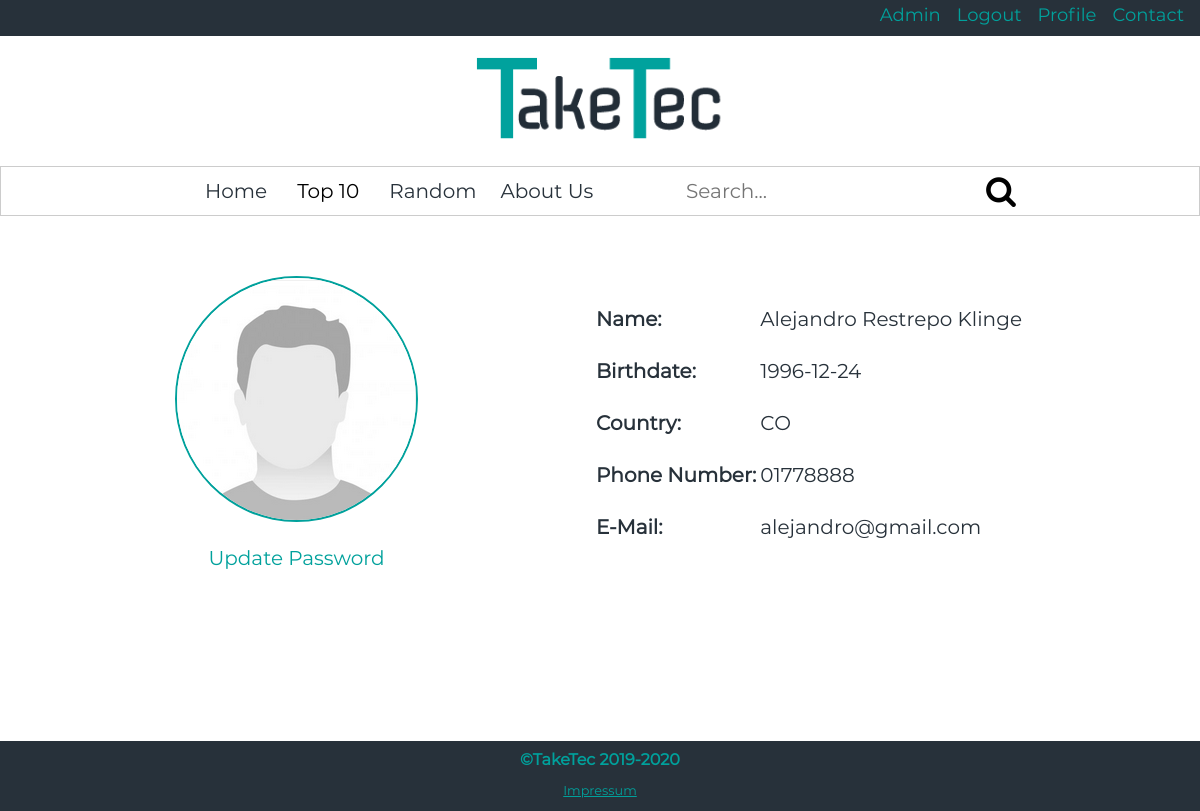
The app's page /index.php?page=profile (signed in) with its own data.
### tables this page shows
CREATE TABLE `user` (
  `userId` int(11) NOT NULL,
  `firstName` varchar(45) NOT NULL,
  `surname` varchar(45) NOT NULL,
  `password` varchar(255) NOT NULL,
  `gender` varchar(1) NOT NULL,
  `DOB` date NOT NULL,
  `country` varchar(2) NOT NULL,
  `phone` varchar(45) NOT NULL,
  `eMail` varchar(256) NOT NULL,
  `permission` tinyint(4) DEFAULT NULL
);

### init/20_functions.php (called while the page is built, shortened)
<?php
        function fetchUsers( $database )
    	{
            $request = $database->prepare(" SELECT userId, concat(firstName, ' ', surname) as userName, DOB, country, phone, eMail
                                            FROM user ");
    		return $request->execute() ? $request->fetchAll() : false;
        }

### views/pages/profile.php (the view, shortened to what this page needs)
<?php
$userData = fetchUsers( $database );
foreach($userData as $row)
{
    if($row['userId'] === $_SESSION['currentUser'])
    {
        $name = $row['userName'];
        $birthdate = $row['DOB'];
        $country = $row['country'];
        $phone = $row['phone'];
        $eMail = $row['eMail'];
    }
}
?>
<div class="all">
    <div class="left">
        <img src="./assets/icons/man.png" alt="Avatar"> <br>
        <a href="index.php?page=updateProfile"> Update Password </a> <br>
    </div>
    <div class="right">
        <table>
        <tr>
            <td ><strong> Name: </strong></td>
            <td height="50"> <?=$name; ?> </td>
        </tr>
        <tr>
            <td height="50"><strong> Birthdate: </strong></td>
            <td height="50"> <?=$birthdate; ?> </td>
        </tr>
        <tr>
            <td height="50"><strong> Country: </strong></td>
            <td height="50"> <?=$country; ?> </td>
        </tr>
        <tr>
            <td height="50"><strong> Phone Number: </strong></td>
            <td height="50"> <?=$phone; ?> </td>
        </tr>
        <tr>
            <td height="50"><strong> E-Mail: </strong></td>
            <td height="50"> <?=$eMail; ?> </td>
        </tr>
        </table>
    </div>
</div>

### assets/css/profile.css (style rules this page uses)
.all { width: 100%; font-family: "MontserratRegular"; color: #27313a; display: flex; align-items: center; justify-content: space-evenly; text-align: center; }
.left { margin-top: 5%; text-align: center; font-size: 20px; }
.right { margin-top: 5%; text-align: left; font-size: 20px; }
.left img { margin-bottom: 8%; border-radius: 50%; border: 2px solid #00a19c; }
.left a { text-decoration: none; color: #00a19c; }

### assets/css/headerStyle.css (style rules this page uses)
* { box-sizing: border-box; }
body { margin: 0; font-family: "MontserratRegular"; }

### records on screen
user: DOB "1996-12-24", country "CO", phone "01778888", eMail "alejandro@gmail.com"

### other values on screen
$name "Alejandro Restrepo Klinge"
$fromYear "2019"
$thisYear "2020"
